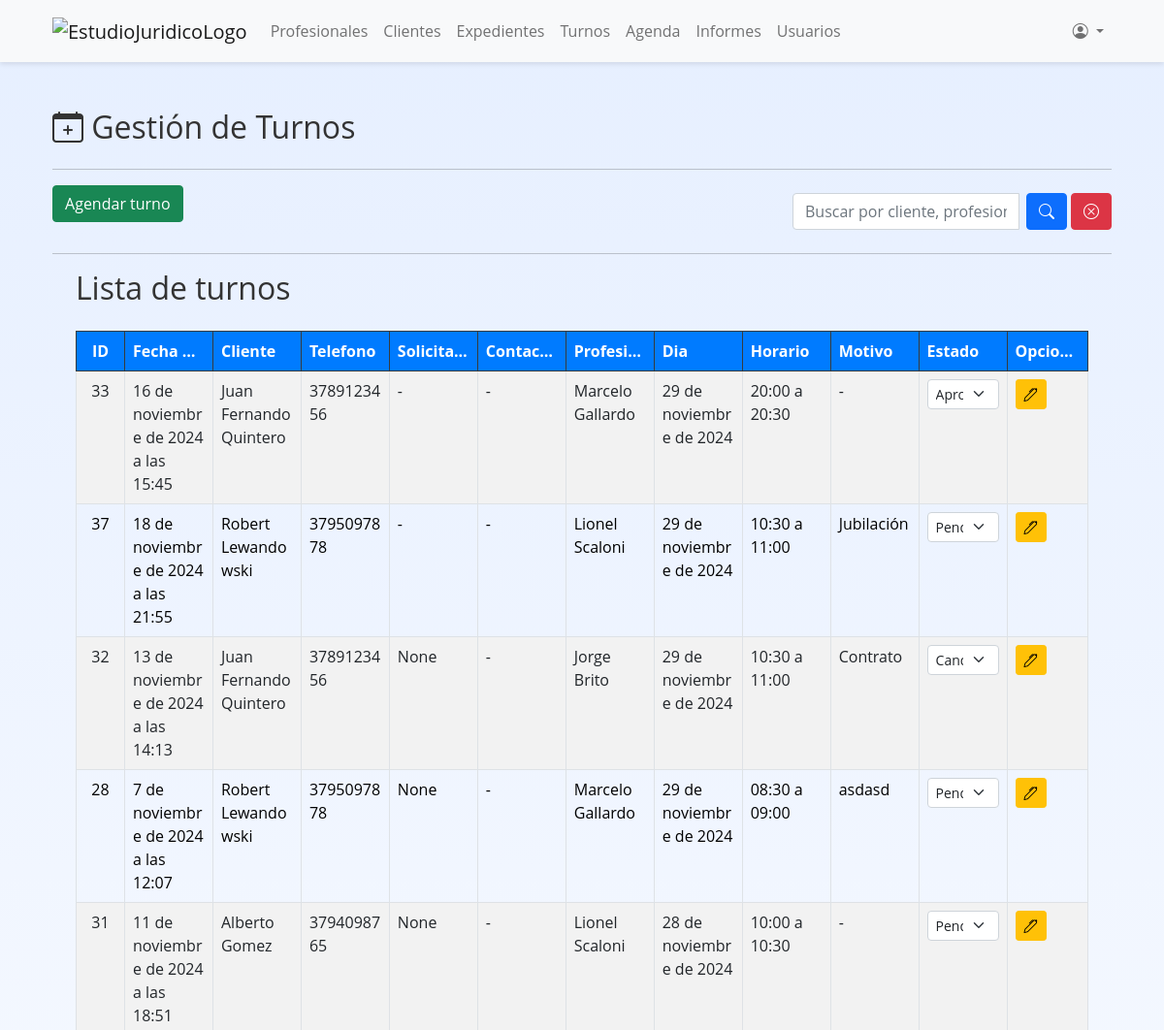
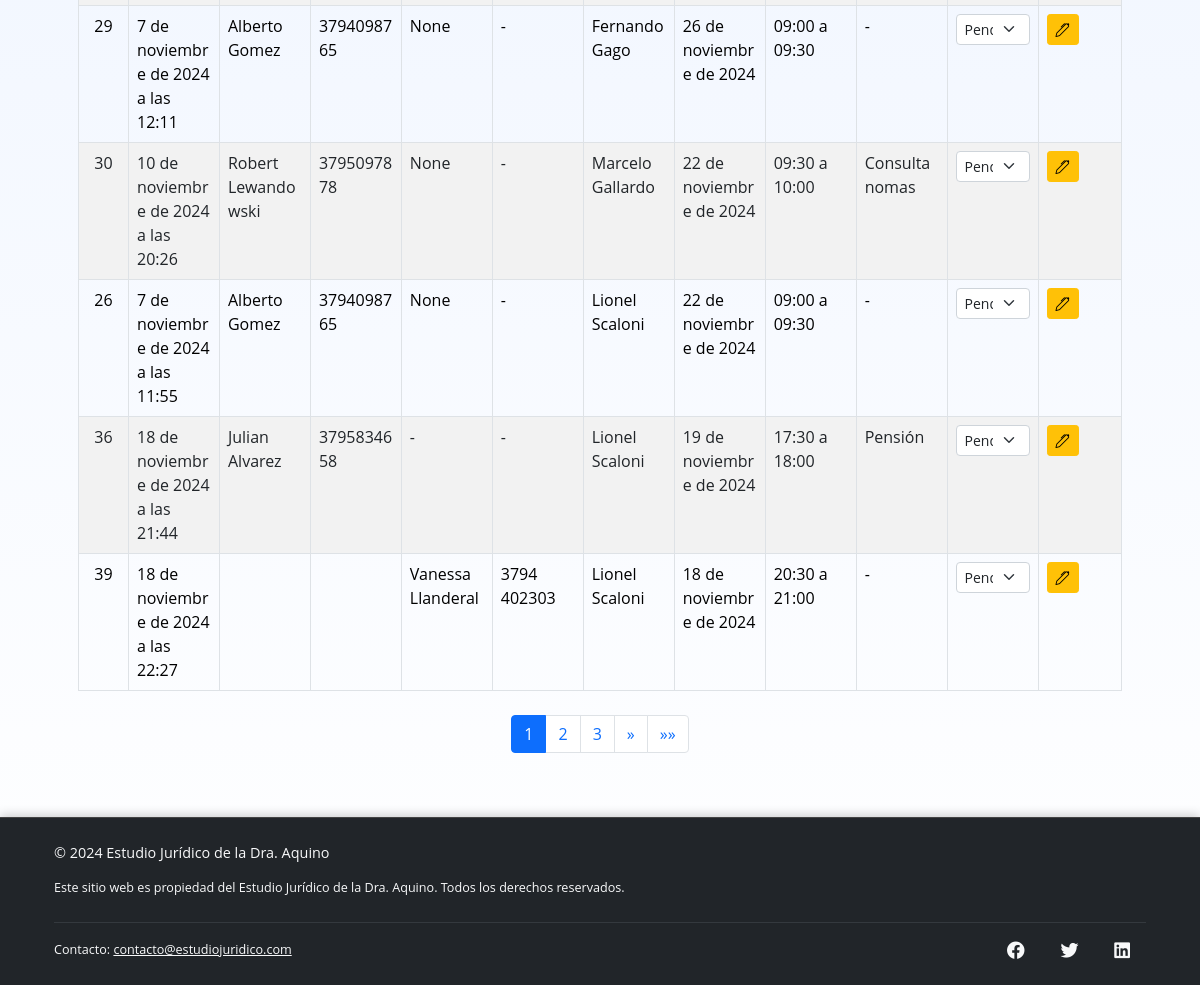
/turnos/ (signed in), run on an earlier commit of the app's database (2 pictures, top to bottom).
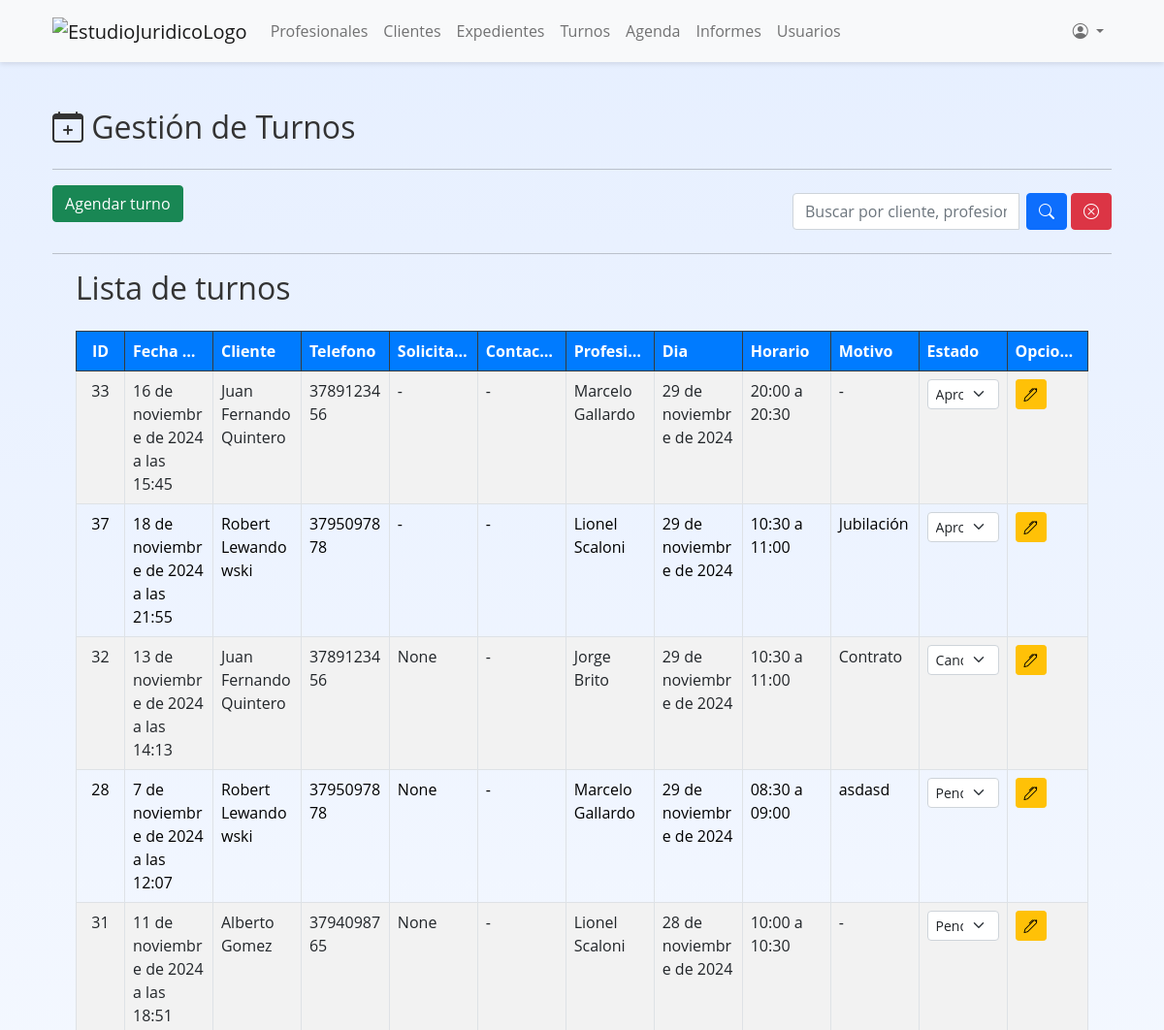
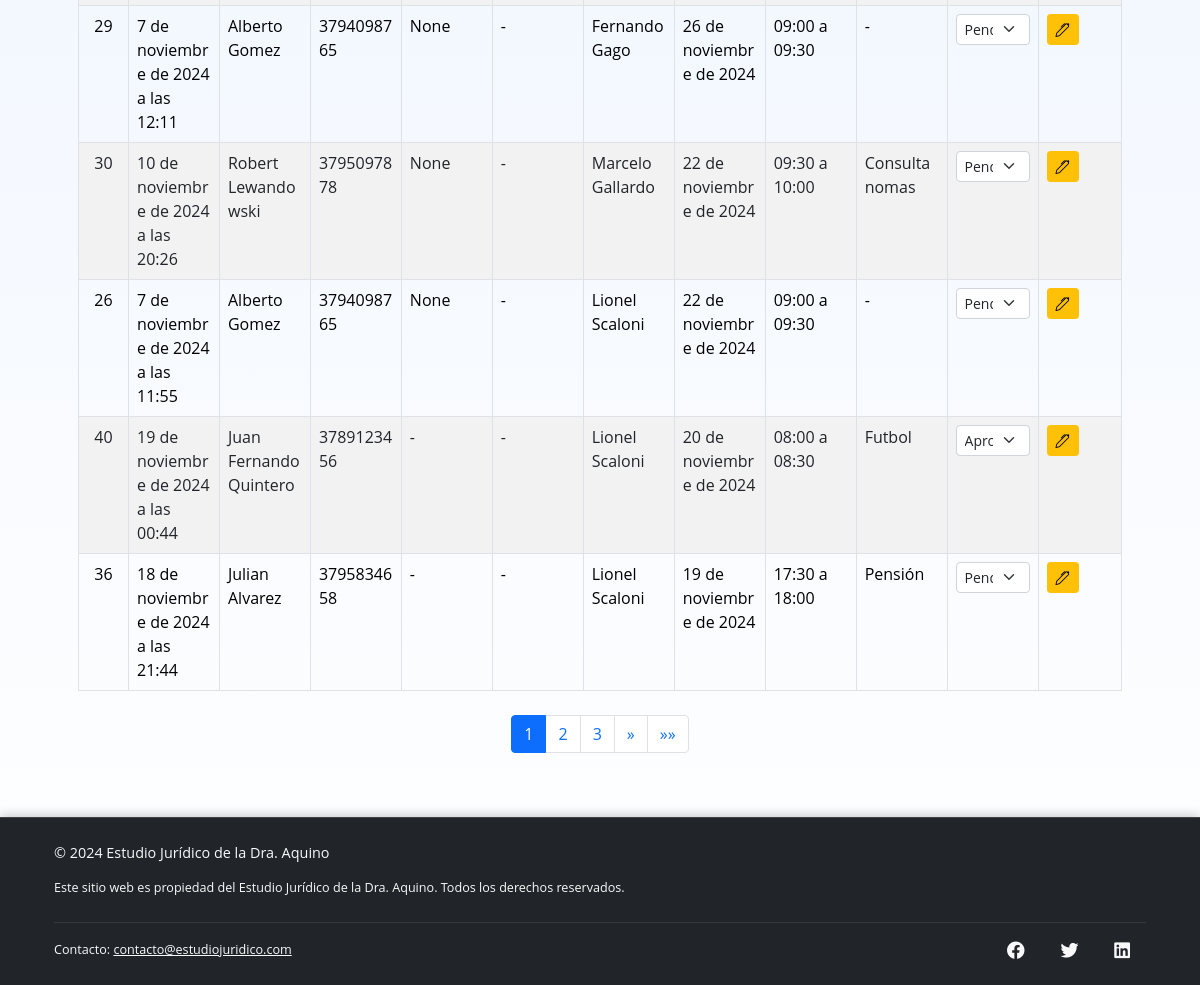
And on a later commit of the database (2 pictures, top to bottom).
### turnos/models.py (models this page shows, shortened)
class Turno(models.Model):
    cliente = models.ForeignKey(Cliente, on_delete=models.CASCADE, related_name='turnos', null=True, blank=True, default='-')
    solicitante = models.CharField(max_length=100, null=True, blank=True, default="-")
    contacto_solicitante = models.CharField('Contacto del solicitante', max_length=150, null=True, blank=True, default="-")
    profesional = models.ForeignKey(Profesional, on_delete=models.CASCADE, related_name='turnos')
    id_turno = models.AutoField(primary_key=True)
    dia = models.DateField(validators=[validar_dia])
    horario = models.CharField(max_length=50, choices=HORARIOS)
    motivo = models.TextField(max_length=500, null=True, blank=True, default='-')
    estado = models.CharField(max_length=25, choices=ESTADOS, default='Pendiente de aprobación')
    fecha_creacion = models.DateTimeField(auto_now_add=True)
    class Meta:
        ordering = ['-fecha_creacion']
        constraints = [
            models.UniqueConstraint(
                fields=['dia', 'horario', 'profesional'],
                name='unique_turno_profesional'
            )
        ]

### clientes/models.py (models this page shows, shortened)
class Cliente(models.Model):
    nombre = models.CharField(max_length=60, blank=False)
    apellido = models.CharField(max_length=60, blank=False)
    dni = models.CharField('DNI', max_length=8, primary_key=True, unique=True, validators=[validar_dni], blank=False)
    estado = models.BooleanField(default=True)
    fecha_ingreso = models.DateField('Fecha de ingreso')
    fecha_nacimiento = models.DateField('Fecha de nacimiento', blank=True, null=True, validators=[validar_fecha_nacimiento])
    nacionalidad = models.CharField('Nacionalidad', max_length=50)
    ocupacion = models.CharField('Ocupación', max_length=50, blank=True, null=True)
    lugar_laboral = models.CharField('Lugar laboral', max_length=100, blank=True, null=True)
    años_aportes = models.IntegerField('Años de aportes', default=None, blank=True, null=True)
    domicilio = models.CharField(max_length=250, null=True, blank=True)
    cod_postal = models.CharField('Codigo postal', max_length=4, null=True, blank=True, validators=[validar_codPostal])
    telefono = models.CharField(max_length=10, null=True, validators=[validar_telefono])
    email = models.EmailField(max_length=250, null=True, blank=True)
    @property
    def full_name(self):
        return f"{self.nombre} {self.apellido}"

### profesionales/models.py (models this page shows, shortened)
class Profesional(models.Model):
    nombre = models.CharField(max_length=60)
    apellido = models.CharField(max_length=60)
    dni = models.CharField('DNI', max_length=8, primary_key=True, unique=True, validators=[validar_dni])  # PK y de valor único
    idMatriculaProf = models.CharField('Nº de matricula del profesional', max_length=50, unique=True)
    foto = models.ImageField('Foto', upload_to='images/', null=True, blank=True)
    especialidad = models.CharField(max_length=200, choices=ESPECIALIDADES, null=True, blank=True)
    estado = models.BooleanField(default=True)
    fecha_ingreso = models.DateField('Fecha de ingreso')
    fecha_egreso = models.DateField('Fecha de egreso', null=True, blank=True)
    motivo_egreso = models.TextField('Motivo de egreso', max_length=250, null=True, blank=True)
    domicilio = models.CharField(max_length=250, null=True, blank=True)
    cod_postal = models.CharField('Codigo Postal', max_length=4, null=True, blank=True)
    telefono = models.CharField(max_length=10, null=True, validators=[validar_telefono])
    email = models.EmailField(max_length=250, null=True, blank=True)
    class Meta:
        verbose_name_plural = 'Profesionales'
    @property
    def full_name(self):
        return f"{self.nombre} {self.apellido}"

### turnos/views.py (the view, shortened to what this page needs)
# urls.py: path("", ListTurno.as_view(), name="turnos"),
class ListTurno(LoginRequiredMixin, ListView):
    model = Turno
    template_name = 'turnos/turnos.html'
    context_object_name = 'turnos'
    paginate_by = 10
    def get_queryset(self):
        user = self.request.user
        if user.rol == 'Admin':
            queryset = Turno.objects.all()
        elif user.rol == 'Cliente':
            try:
                cliente = Cliente.objects.get(usuario=user)
                queryset = Turno.objects.filter(cliente=cliente)
            except Cliente.DoesNotExist:
                return Turno.objects.none()
        elif user.rol == 'Abogado':
            try:
                profesional = Profesional.objects.get(usuario=user)
                queryset = Turno.objects.filter(profesional=profesional)
            except Profesional.DoesNotExist:
                return Turno.objects.none()
        else:
            return Turno.objects.none()
        query = self.request.GET.get('q', '')
        queryset = queryset.order_by('-dia')
        return queryset
    def get_context_data(self, **kwargs):
        context = super().get_context_data(**kwargs)
        turnos = self.get_queryset()
        paginator = Paginator(turnos, self.paginate_by)  # Paginamos manualmente
        page = self.request.GET.get('page', 1)  # Obtenemos el número de página desde la URL
        try:
            paginated_turnos = paginator.page(page)
        except PageNotAnInteger:
            paginated_turnos = paginator.page(1)
        except EmptyPage:
            paginated_turnos = paginator.page(paginator.num_pages)
        context['turnos'] = paginated_turnos  # Usamos el objeto paginado
        context['q'] = self.request.GET.get('q', '')  # Mantenemos la búsqueda si existe
        return context

### turnos/templates/turnos/turnos.html (shortened to what the changed rows need)
{% extends "main.html" %}
{% block content %}
<br>
<div class="my-4">
    <h2>
        <i class="bi bi-calendar-plus"></i> Gestión de Turnos
    </h2>
</div>
<div class="container">
    <h2 class="mb-4">Lista de turnos</h2>
    <table class="table table-striped table-bordered">
        <thead class="table-dark">
            <tr>
                {% if user.rol == 'Admin' %}
                <th class="col-id_turno">ID</th>
                <th>Fecha de creación</th>
                {% endif %}
                <th>Cliente</th>
                <th>Telefono</th>
                <th>Solicitante</th>
                <Th>Contacto solicitante</Th>
                {% if user.rol == 'Admin' %}
                <th>Profesional</th>
                {% endif %}
                <th>Dia</th>
                <th>Horario</th>
                <th>Motivo</th>
                <th>Estado</th>
                {% if user.rol == 'Admin' or user.rol == 'Secretaria' %}
                <th class="col-opciones-usuarios">Opciones</th>
                {% endif %}
            </tr>
        </thead>
        <tbody>
            {% for turno in turnos %}
            <tr>
                {% if user.rol == 'Admin' %}
                <td class="col-id_turno">{{ turno.id_turno }}</td>
                <td>{{ turno.fecha_creacion }}</td>
                {% endif %}
                <td>{{ turno.cliente.full_name }}</td>
                <td>{{ turno.cliente.telefono }}</td>
                <td>{{ turno.solicitante }}</td>
                <td>{{ turno.contacto_solicitante }}</td>
                {% if user.rol == 'Admin' %}
                <td>{{ turno.profesional.full_name }}</td>
                {% endif %}
                <td>{{ turno.dia }}</td>
                <td>{{ turno.horario }}</td>
                <td>{{ turno.motivo }}</td>
                {% if user.rol == 'Admin' or user.rol == 'Secretaria' %}
                <td>
                    <form method="POST" action="{% url 'actualizar-estado' turno.pk %}">
                        <select class="form-select form-select-sm" name="estado" onchange="this.form.submit()">
                            <option value="Pendiente" {% if turno.estado == 'Pendiente' %}selected{% endif %}>Pendiente de aprobación</option>
                            <option value="Aprobado" {% if turno.estado == 'Aprobado' %}selected{% endif %}>Aprobado</option>
                            <option value="Cancelado" {% if turno.estado == 'Cancelado' %}selected{% endif %}>Cancelado</option>
                        </select>
                    </form>
                </td>
                {% else %}
                <td>{{ turno.estado }}</td>
                {% endif %}
                {% if user.rol == 'Admin' or user.rol == 'Secretaria' %}
                <td class="col-opciones-usuarios">
                    <a href="{% url 'actualizar-turno' turno.pk %}" class="btn btn-warning btn-sm">
                        <i class="bi bi-pen"></i>
                    </a>
                </td>
                {% endif %}
            </tr>
            {% endfor %}
        </tbody>
    </table>
</div>
<div class="d-flex justify-content-center mt-4">
    <nav aria-label="Page navigation">
        <ul class="pagination">
            {% for num in turnos.paginator.page_range %}
                {% if num == turnos.number %}
                    <li class="page-item active">
                        <span class="page-link">{{ num }}</span>
                    </li>
                {% elif num > turnos.number|add:'-3' and num < turnos.number|add:'3' %}
                    <li class="page-item">
                        <a class="page-link" href="?page={{ num }}{% if q %}&q={{ q }}{% endif %}">{{ num }}</a>
                    </li>
                {% endif %}
            {% endfor %}
        </ul>
    </nav>
</div>
{% endblock content %}

What changed in the data, as far as the page shows it:
no longer on this page (row edited): Turno: id_turno "39", fecha_creacion "18 de noviembre de 2024 a las 22:27", solicitante "Vanessa Llanderal", contacto_solicitante "3794 402303", profesional.full_name "Lionel Scaloni", dia "18 de noviembre de 2024", horario "20:30 a 21:00", motivo "-"
changed Turno "18 de noviembre de 2024 a las 21:55": estado "Pendiente de aprobación" → "Aprobado"
added Turno: id_turno "40", fecha_creacion "19 de noviembre de 2024 a las 00:44", cliente.full_name "Juan Fernando Quintero", cliente.telefono "3789123456", solicitante "-", contacto_solicitante "-", profesional.full_name "Lionel Scaloni", dia "20 de noviembre de 2024", horario "08:00 a 08:30", motivo "Futbol", estado "Aprobado"
